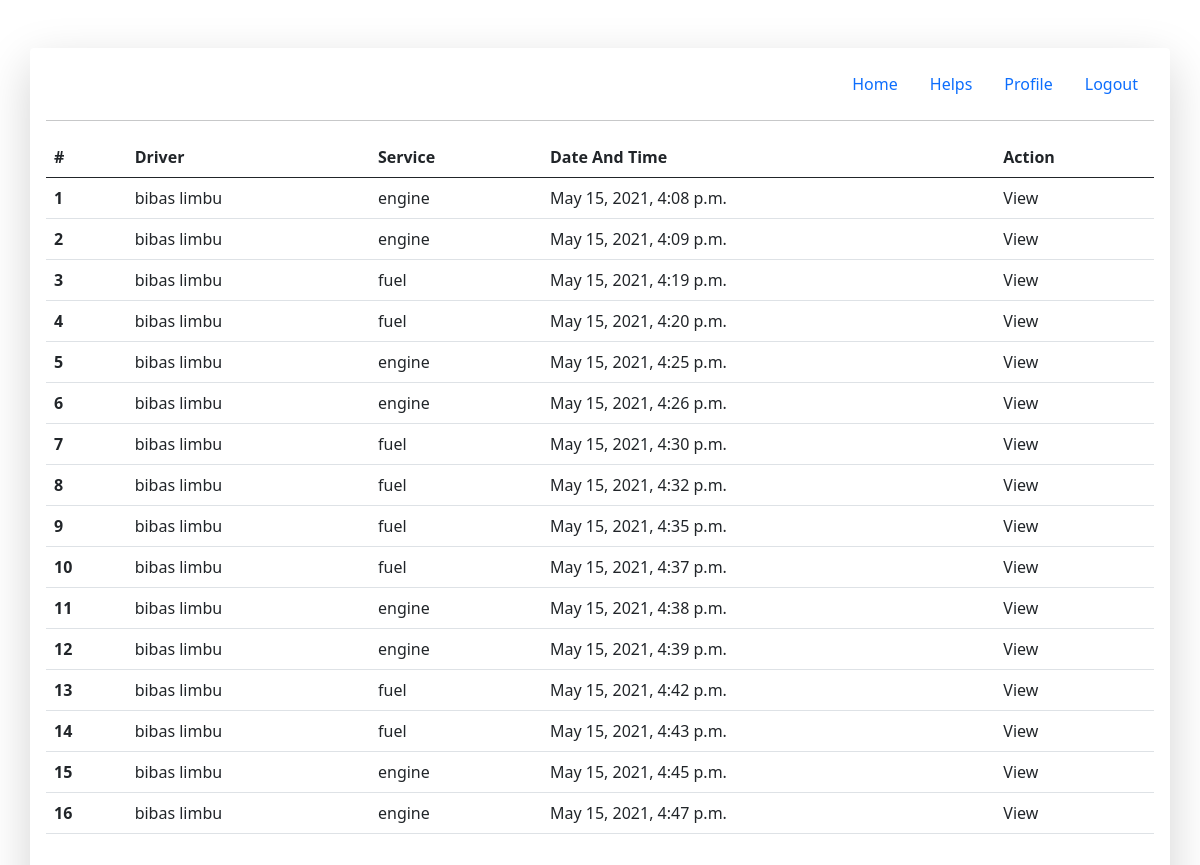
Screenshot of /tracker/driver/driver_helps/ (signed in) with the database file from the repository.
### tracker/models/help.py (models this page shows, shortened)
class Location(models.Model):
    cur_lat = models.FloatField()
    cur_lon = models.FloatField()
    class Meta:
        abstract = True

class Help(TimeDateTracker,Location):
    driver = models.ForeignKey(Driver,on_delete=models.CASCADE)
    service = models.ForeignKey(VehicleService,on_delete=models.CASCADE)
    problem_desc = models.TextField()
    mechanic = models.ForeignKey(Mechanic,on_delete=models.CASCADE)
    vehicle_image = models.ImageField(upload_to="vehicle_image/")
    accept = models.BooleanField(default=False)

### tracker/models/vehicle_controller.py (models this page shows, shortened)
class Driver(Person):
    driverId = models.AutoField(primary_key=True,unique=True)
    liscence_no = models.CharField(max_length=20,unique=True)

### tracker/models/vehicle_service.py (models this page shows)
class VehicleService(TimeDateTracker):
    serviceId = models.AutoField(primary_key=True,unique=True)
    name = models.CharField(max_length=100)
    image = models.ImageField(upload_to="vehicle_thumbnail/")
    def __str__(self):
        return self.name

### tracker/views/driver_view.py (the view)
# urls.py: path('driver_helps/',DriverHelpView.as_view(),name="driver_helps"),
class DriverHelpView(View):
    def get(self,request):
        driver = Driver.objects.filter(driverId=request.session['driver_id']).first()
        helps = Help.objects.filter(driver=driver)
        context = {
            'helps':helps
        }
        return render(request,"tracker/driver/help.html",context)

### tracker/models/person.py (called while the page is built)
    def __str__(self):
        return f"{self.fname} {self.lname}"

### templates/tracker/driver/help.html (shortened to what this page needs)
{% extends 'tracker/driver/layout.html' %}
{% load static %}
{% block inner_content %}
 <div style="height:700px; overflow-y:scroll;">
 <table class="table">
  <thead>
    <tr>
      <th scope="col">#</th>
      <th scope="col">Driver</th>
      <th scope="col">Service</th>
      <th scope="col">Date And Time</th>
      <th  scope="col">Action </th>
    </tr>
  </thead>
  <tbody>
    {% for help in helps %}
    <tr>
      <th scope="row">{{forloop.counter}}</th>
      <td>{{help.driver}}</td>
      <td>{{help.service}}</td>
      <td>{{help.created_at}}</td>
      <td>View</td>
    </tr>
    {% endfor %}
  </tbody>
</table>
 </div>
{% endblock inner_content %}

### templates/tracker/driver/layout.html (shortened to what this page needs)
{% extends 'base/layout.html' %}
{% load static %}
{% block css_content %}
    <link rel="stylesheet" href="{% static 'css/myadmin.css' %}">
{% endblock css_content %}
{% block content %}
<div class="shadow-lg p-3 mb-2 bg-body rounded container mt-5" id="main_content">
    <ul class="nav justify-content-end">
        <li class="nav-item">
            <a class="nav-link driver_top_link" href="{% url 'driver_home' %}" >Home</a>
          </li>
          <li class="nav-item">
            <a class="nav-link driver_top_link" href="{% url 'driver_helps' %}" >Helps</a>
          </li>
        <li class="nav-item">
            <a class="nav-link driver_top_link" href="{% url 'driver_profile' %}"  >Profile</a>
          </li>
        <li class="nav-item">
          <a class="nav-link driver_top_link" href="{% url 'driver_logout' %}" >Logout</a>
        </li>
      </ul>
      <hr>
      {% block inner_content %}
      {% endblock inner_content %}
</div>
{% endblock content %}

### templates/base/layout.html (shortened to what this page needs)
<!doctype html>
<html lang="en">
  <head>
    <link href="https://cdn.jsdelivr.net/npm/bootstrap@5.0.0-beta3/dist/css/bootstrap.min.css" rel="stylesheet">
    <link rel="stylesheet" href="https://cdnjs.cloudflare.com/ajax/libs/font-awesome/5.15.3/css/all.min.css">
       <link href="https://cdn.jsdelivr.net/npm/bootstrap@5.0.0-beta3/dist/css/bootstrap.min.css" rel="stylesheet">
    <link rel="stylesheet" href="https://unpkg.com/leaflet@1.7.1/dist/leaflet.css"
/>
    <link rel="stylesheet" href="https://unpkg.com/leaflet-routing-machine@latest/dist/leaflet-routing-machine.css" />
    {% block css_content %}
    {% endblock css_content %}
  </head>
  <body>
      {% block content %}
      {% endblock content %}
  </body>
</html>

### static/css/myadmin.css (style rules this page uses)
#main_content { height:90vh; }

### rows the page displays
Help: driver "bibas limbu", service "engine", created_at "May 15, 2021, 4:08 p.m."
Help: driver "bibas limbu", service "engine", created_at "May 15, 2021, 4:09 p.m."
Help: driver "bibas limbu", service "fuel", created_at "May 15, 2021, 4:19 p.m."
Help: driver "bibas limbu", service "fuel", created_at "May 15, 2021, 4:20 p.m."
Help: driver "bibas limbu", service "engine", created_at "May 15, 2021, 4:25 p.m."
Help: driver "bibas limbu", service "engine", created_at "May 15, 2021, 4:26 p.m."
Help: driver "bibas limbu", service "fuel", created_at "May 15, 2021, 4:30 p.m."
Help: driver "bibas limbu", service "fuel", created_at "May 15, 2021, 4:32 p.m."
Help: driver "bibas limbu", service "fuel", created_at "May 15, 2021, 4:35 p.m."
Help: driver "bibas limbu", service "fuel", created_at "May 15, 2021, 4:37 p.m."
Help: driver "bibas limbu", service "engine", created_at "May 15, 2021, 4:38 p.m."
Help: driver "bibas limbu", service "engine", created_at "May 15, 2021, 4:39 p.m."
Help: driver "bibas limbu", service "fuel", created_at "May 15, 2021, 4:42 p.m."
Help: driver "bibas limbu", service "fuel", created_at "May 15, 2021, 4:43 p.m."
Help: driver "bibas limbu", service "engine", created_at "May 15, 2021, 4:45 p.m."
Help: driver "bibas limbu", service "engine", created_at "May 15, 2021, 4:47 p.m."
